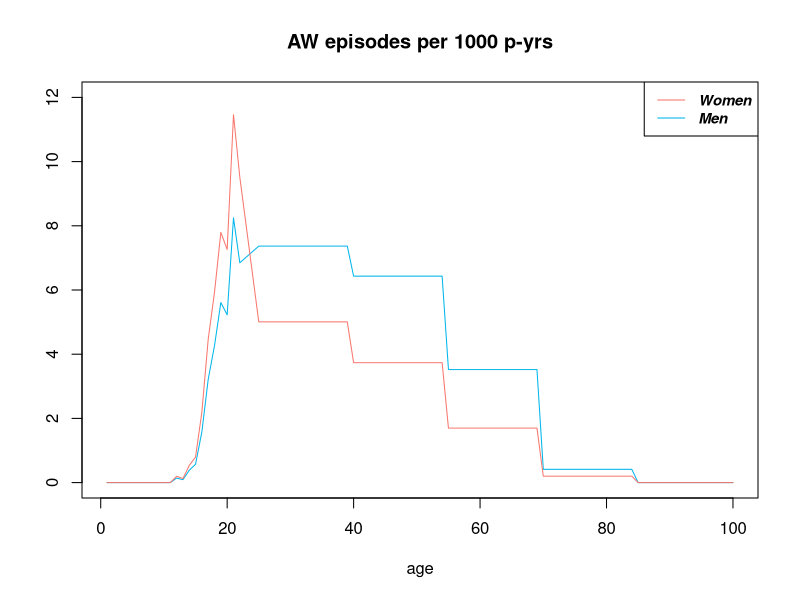

R code for this plot:
#Anogenital warts (AW) incidence per age and gender

#From RIVM raport sexually transmitted infections 2021 Table 7.1
#We set the averages below and above 25 to these numbers:
#women <25: 2.7, women >25: 2.1, men <25: 2.1, men >25: 3.5

#From Woestenberg et al. CID 2020 
#Incidence for women age 12-22.
GW_inc1222_w <- c(0.14,0.09,0.38,0.57,1.57,3.19,4.24,5.57,5.19,8.19,6.80)
#We assume a linear trend from age 22 to 25

#From Seksuele gezondheid in Nederland 2011 Table 6: Trend sexual partners
#women
#25-39 (5.9): x
#40-54 (4.4): 0.746x
#55-70 (2.0): 0.339x
#men
#25-39 (13.4): x
#40-54 (11.7): 0.873x
#55-70 (6.4): 0.478x

#From leefstijlmonitor seksuele gezondheid 2019 Table 2: trend 70-85 
#55-64: 3.4
#75-85: 0.4
#women 70-85: 0.339*0.118 = 0.04 
#men 70-85: 0.478*0.118 = 0.056

trend_vec_w <- c(1,0.746,0.339,0.04)
trend_vec_m <- c(1,0.873,0.478,0.056)

#We assume 0 incidence before age 12 and after age 84,
#and take this into account when computing the averages

#Let x be the incidence at 25
AverageAbove25 <- function(x,trend_vec){
  x*sum(trend_vec*c(15,15,15,15))/76
}

f <- function(x,trend_vec,av.val){
  AverageAbove25(x,trend_vec) - av.val
}

#We want the average for women above 25 equal to 2.1
sol.x_w <- uniroot(f,interval=c(0,20),trend_vec_w,2.1)
Inc25_w <- sol.x_w$root
Inc_w <- trend_vec_w*Inc25_w

#We want the average for men above 25 equal to 3.5
sol.x_m <- uniroot(f,interval=c(0,20),trend_vec_m,3.5)
Inc25_m <- sol.x_m$root
Inc_m <- trend_vec_m*Inc25_m

#Let y be the incidence at 12
TrendUnder25 <- GW_inc1222_w/GW_inc1222_w[1]

AverageUnder25 <- function(y,Inc25){
  Inc22 <- TrendUnder25[11]*y
  (sum(TrendUnder25*y)+ (Inc22-(Inc22-Inc25)/3)+(Inc22-2*(Inc22-Inc25)/3) )/24
}

g <- function(y,inc25,av.val){
  AverageUnder25(y,inc25) - av.val
}

#We want the average for women below 25 equal to 2.7
sol.y <- uniroot(g,interval=c(0,20),Inc25_w,2.7)
Inc12_w <- sol.y$root
Inc1222_w <- TrendUnder25*Inc12_w
Inc23_w <- Inc1222_w[11]-(Inc1222_w[11]-Inc25_w)/3
Inc24_w <- Inc1222_w[11]-2*(Inc1222_w[11]-Inc25_w)/3

#We want the average for men below 25 equal to 2.1
sol.y <- uniroot(g,interval=c(0,20),Inc25_m,2.1)
Inc12_m <- sol.y$root
Inc1222_m <- TrendUnder25*Inc12_m
Inc23_m <- Inc1222_m[11]-(Inc1222_m[11]-Inc25_m)/3
Inc24_m <- Inc1222_m[11]-2*(Inc1222_m[11]-Inc25_m)/3

#Incidence per gender for ages 1:100
AW.inc_w <- c(numeric(11),Inc1222_w,Inc23_w,Inc24_w,
              rep(Inc_w,c(15,15,15,15)),
              rep(0,16))

AW.inc_m <- c(numeric(11),Inc1222_m,Inc23_m,Inc24_m,
              rep(Inc_m,c(15,15,15,15)),
              rep(0,16))

#plots
plot(1:100,AW.inc_m,type="l",col="#00B6EB",main="AW episodes per 1000 p-yrs",ylim=c(0,12),
     ylab="",xlab="age")
lines(AW.inc_w,type="l",col="#F8766D")
legend('topright', legend=c("Women", "Men"),
       col=c("#F8766D", "#00B6EB"), lty=1, cex=.9,
       text.font=4)

#Check:
mean(AW.inc_w[1:24]) #2.7
mean(AW.inc_w[25:100]) #2.1

mean(AW.inc_m[1:24]) #2.1
mean(AW.inc_m[25:100]) #3.5  
